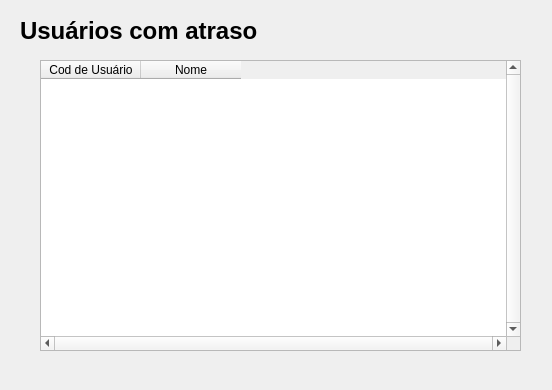
<?xml version="1.0" encoding="UTF-8"?>
<ui version="4.0">
 <class>UsuariosAtraso</class>
 <widget class="QDialog" name="UsuariosAtraso">
  <property name="geometry">
   <rect>
    <x>0</x>
    <y>0</y>
    <width>552</width>
    <height>390</height>
   </rect>
  </property>
  <property name="windowTitle">
   <string>Usuários com Atraso</string>
  </property>
  <widget class="QLabel" name="BigText">
   <property name="geometry">
    <rect>
     <x>20</x>
     <y>0</y>
     <width>491</width>
     <height>61</height>
    </rect>
   </property>
   <property name="font">
    <font>
     <pointsize>18</pointsize>
     <weight>75</weight>
     <bold>true</bold>
    </font>
   </property>
   <property name="text">
    <string>Usuários com atraso</string>
   </property>
  </widget>
  <widget class="QTableWidget" name="tabelaRelatorio">
   <property name="geometry">
    <rect>
     <x>40</x>
     <y>60</y>
     <width>481</width>
     <height>291</height>
    </rect>
   </property>
   <property name="mouseTracking">
    <bool>false</bool>
   </property>
   <property name="verticalScrollBarPolicy">
    <enum>Qt::ScrollBarAlwaysOn</enum>
   </property>
   <property name="horizontalScrollBarPolicy">
    <enum>Qt::ScrollBarAlwaysOn</enum>
   </property>
   <property name="sizeAdjustPolicy">
    <enum>QAbstractScrollArea::AdjustToContents</enum>
   </property>
   <property name="editTriggers">
    <set>QAbstractItemView::NoEditTriggers</set>
   </property>
   <property name="dragEnabled">
    <bool>false</bool>
   </property>
   <property name="alternatingRowColors">
    <bool>true</bool>
   </property>
   <attribute name="horizontalHeaderShowSortIndicator" stdset="0">
    <bool>false</bool>
   </attribute>
   <attribute name="horizontalHeaderStretchLastSection">
    <bool>false</bool>
   </attribute>
   <column>
    <property name="text">
     <string>Cod de Usuário</string>
    </property>
   </column>
   <column>
    <property name="text">
     <string>Nome</string>
    </property>
   </column>
  </widget>
 </widget>
 <resources/>
 <connections/>
</ui>
